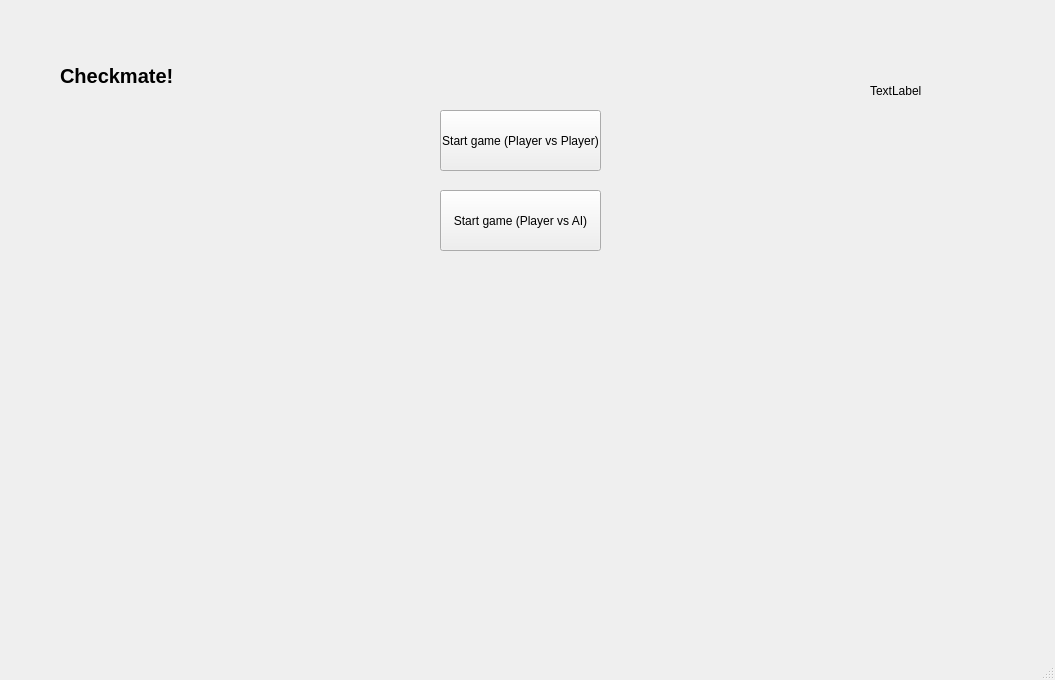
<?xml version="1.0" encoding="UTF-8"?>
<ui version="4.0">
 <class>MainWindow</class>
 <widget class="QMainWindow" name="MainWindow">
  <property name="geometry">
   <rect>
    <x>0</x>
    <y>0</y>
    <width>1055</width>
    <height>680</height>
   </rect>
  </property>
  <property name="windowTitle">
   <string>MainWindow</string>
  </property>
  <widget class="QWidget" name="centralwidget">
   <widget class="QLabel" name="board_label">
    <property name="geometry">
     <rect>
      <x>240</x>
      <y>20</y>
      <width>600</width>
      <height>600</height>
     </rect>
    </property>
    <property name="autoFillBackground">
     <bool>false</bool>
    </property>
    <property name="text">
     <string/>
    </property>
   </widget>
   <widget class="QPushButton" name="StartButton">
    <property name="geometry">
     <rect>
      <x>440</x>
      <y>110</y>
      <width>161</width>
      <height>61</height>
     </rect>
    </property>
    <property name="text">
     <string>Start game (Player vs Player)</string>
    </property>
   </widget>
   <widget class="QLabel" name="checkmate_label">
    <property name="geometry">
     <rect>
      <x>60</x>
      <y>50</y>
      <width>121</width>
      <height>51</height>
     </rect>
    </property>
    <property name="font">
     <font>
      <family>Microsoft YaHei UI</family>
      <pointsize>15</pointsize>
      <weight>75</weight>
      <bold>true</bold>
      <underline>false</underline>
     </font>
    </property>
    <property name="layoutDirection">
     <enum>Qt::LeftToRight</enum>
    </property>
    <property name="text">
     <string>Checkmate!</string>
    </property>
   </widget>
   <widget class="QPushButton" name="StartButton_AI">
    <property name="geometry">
     <rect>
      <x>440</x>
      <y>190</y>
      <width>161</width>
      <height>61</height>
     </rect>
    </property>
    <property name="text">
     <string>Start game (Player vs AI)</string>
    </property>
   </widget>
   <widget class="QLabel" name="eval_time_label">
    <property name="geometry">
     <rect>
      <x>870</x>
      <y>70</y>
      <width>171</width>
      <height>41</height>
     </rect>
    </property>
    <property name="text">
     <string>TextLabel</string>
    </property>
   </widget>
  </widget>
  <widget class="QStatusBar" name="statusbar"/>
 </widget>
 <resources/>
 <connections/>
</ui>
